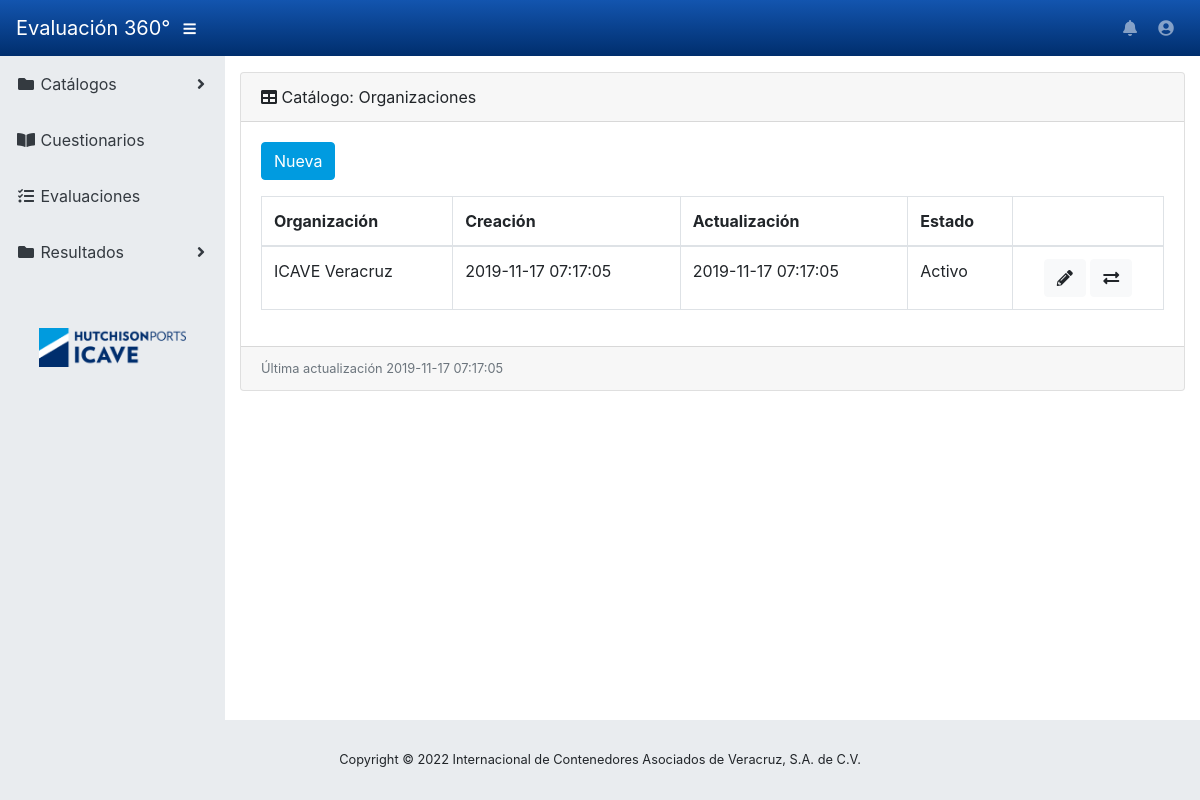
Screenshot of /app/admin/catalogos/organizaciones/index.php with the database file from the repository.
### tables this page shows
CREATE TABLE `organizaciones` (
  `id` int(11) NOT NULL,
  `organizacion` varchar(150) NOT NULL,
  `creacion` datetime NOT NULL DEFAULT CURRENT_TIMESTAMP,
  `actualizacion` datetime DEFAULT NULL,
  `estatus` set('Activo','Inactivo') NOT NULL
);

### app/admin/catalogos/organizaciones/index.php (the view, shortened to what this page needs)
<?php
require_once '../../../../config/global.php';
require_once '../../../../config/db.php';
?>
<!DOCTYPE html>
<html lang="es">
<head>
</head>
<body id="page-top">
<div id="wrapper">
    <div id="content-wrapper">
        <div class="container-fluid">
            <div class="card mb-3">
                <div class="card-header">
                    <i class="fas fa-table"></i>
                    Catálogo: Organizaciones
                </div>
                <div class="card-body">
                    <button class="btn btn-primary mb-3" onclick="location.href ='nuevo.php'">Nueva</button>
                    <div class="table-responsive">
                    <form id="tableform" action="editar.php" method="post">
                        <table class="table table-bordered" id="dataTable" width="100%" cellspacing="0">
                            <thead>
                            <tr>
                                <th>Organización</th>
                                <th>Creación</th>
                                <th>Actualización</th>
                                <th>Estado</th>
                                <th></th>
                            </tr>
                            </thead>
                            <tbody>
                            <?php foreach ($conexion->query('SELECT * from organizaciones') as $row){ ?>
                            <tr>
                                <td><?php echo $row['organizacion'] ?></td>
                                <td><?php echo $row['creacion'] ?></td>
                                <td><?php echo $row['actualizacion'] ?></td>
                                <td><?php echo $row['estatus'] ?></td>
                                <td class="text-center">
                                                        <button type="submit" title="Editar registro"  name="editar" value="<?php  echo $row["id"]; ?>" id="<?php  echo $row["id"]; ?>"  class="btn btn-xs btn-light edit">
                                                            <i class="fas fa-pencil-alt"></i>
                                                        </button>
                                                        <button type="submit" title="Cambiar estatus" name="cambiar" value="<?php echo $row['id'] ?>" id="<?php  echo $row["id"]; ?>" class="btn btn-xs btn-light change" >
                                                            <i class="fas fa-exchange-alt"></i>
                                                        </button>
                                </td>
                            </tr>
<?php
}
?>
                            </tbody>
                        </table>
                        </form>
                    </div>
                </div>
                <div class="card-footer small text-muted">Última actualización
                 <?php
                foreach ($conexion->query('SELECT actualizacion from organizaciones order by actualizacion desc limit 1') as $fecha){
                 echo $fecha['actualizacion'];
                }
                ?>
                </div>
            </div>
        </div>
    </div>
</div>
</body>
</html>

### rows the page displays
organizaciones: organizacion "ICAVE Veracruz", creacion "2019-11-17 07:17:05", actualizacion "2019-11-17 07:17:05", estatus "Activo", $row["id"] 1 (drawn), $row['id'] 1 (drawn)
